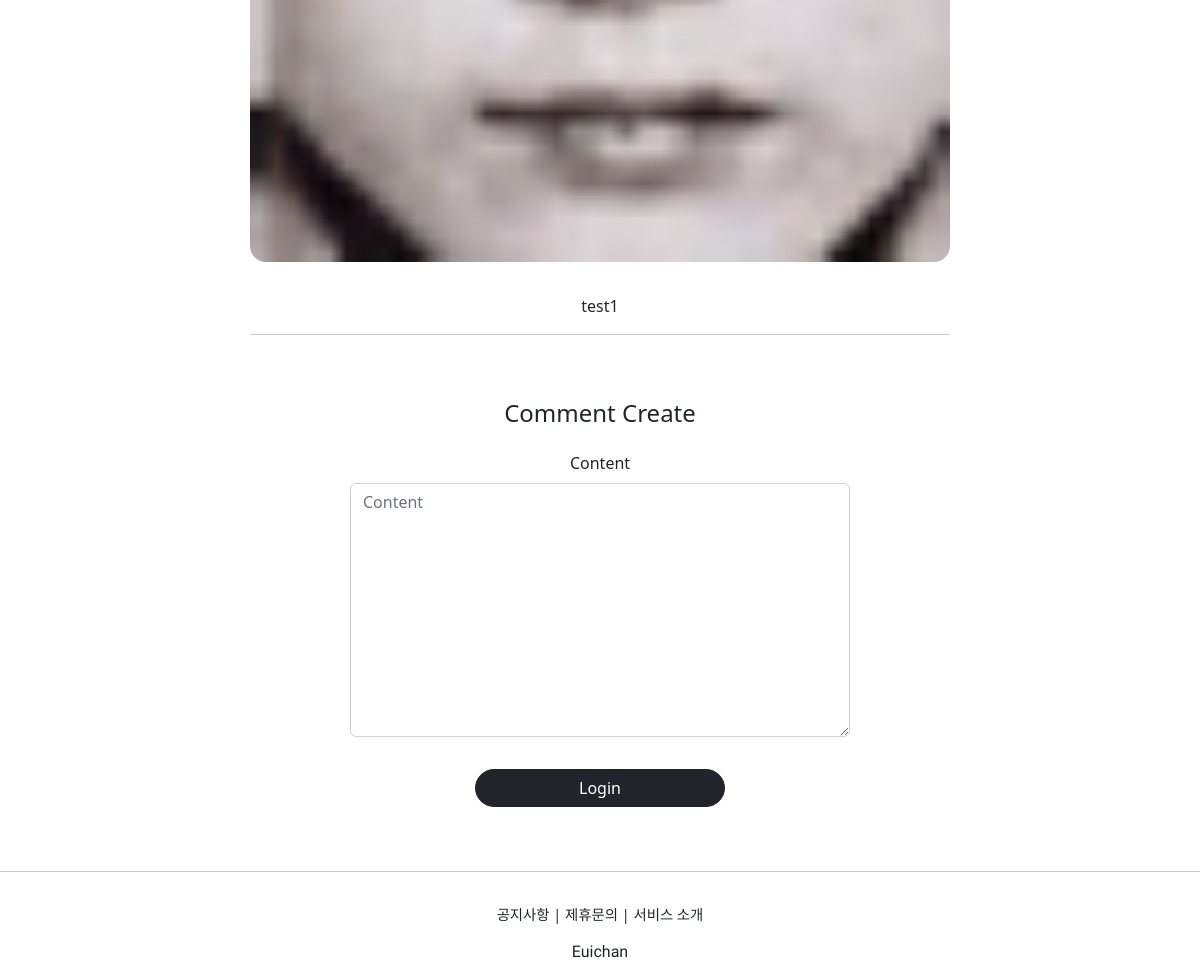
Page /articles/detail/6/ (lower part) on the earlier database version.
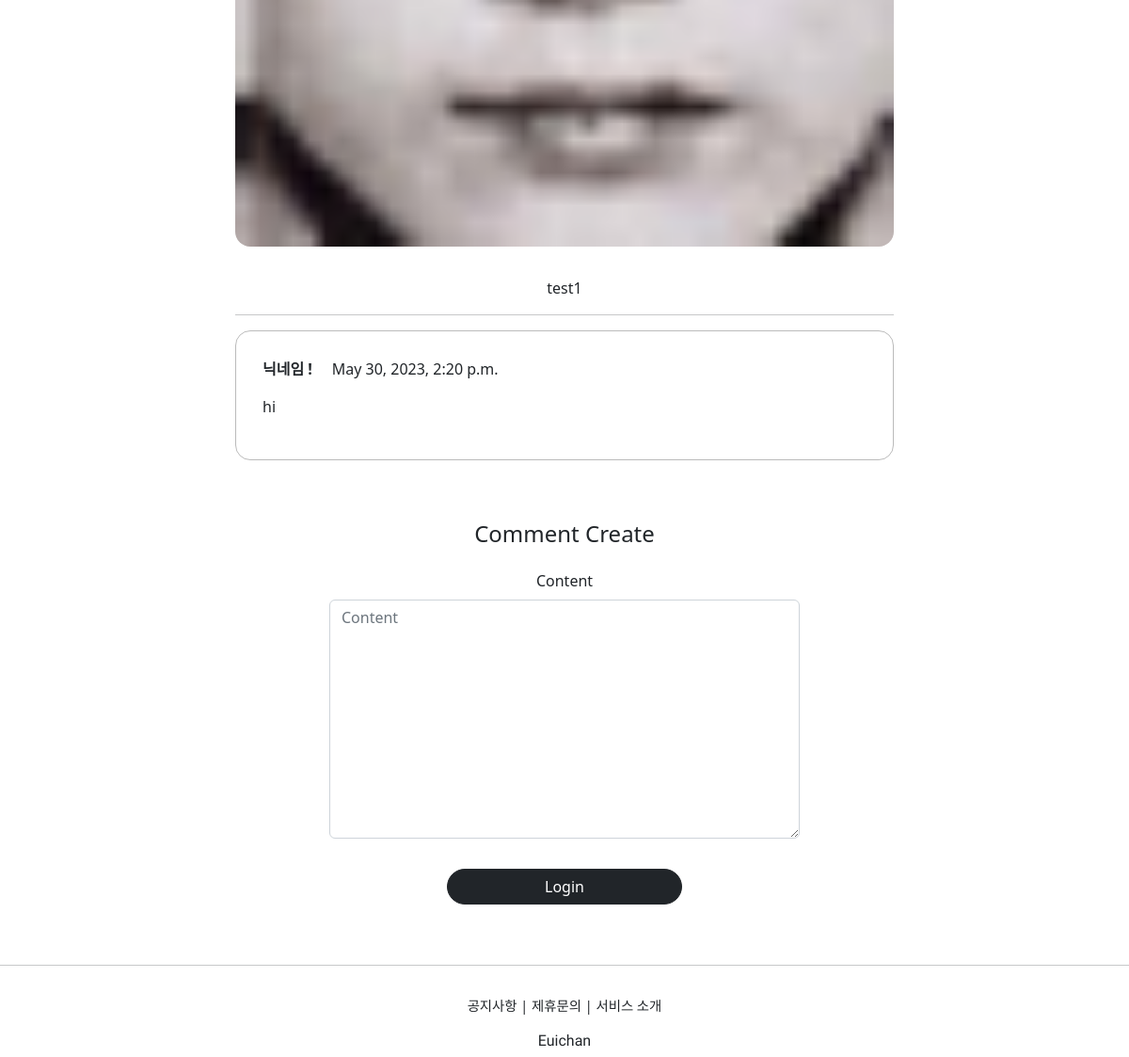
Same page on the later database version.
### commentapp/models.py (models this page shows)
class Comment(models.Model):
    article = models.ForeignKey(Article, on_delete=models.SET_NULL, null=True,related_name="comment")
    writer = models.ForeignKey(User, on_delete=models.SET_NULL, null=True, related_name="comment")
    content = models.TextField(null=False)
    created_at = models.DateTimeField(auto_now=True)

### profileapp/models.py (models this page shows)
class Profile(models.Model):
    user = models.OneToOneField(User, on_delete=models.CASCADE, related_name='profile')
    image = models.ImageField(upload_to='profile/', null=True)
    nickname = models.CharField(max_length=20, unique=True, null=True)
    message = models.CharField(max_length=100, null=True)

### articleapp/views.py (the view)
# urls.py: path('detail/<int:pk>/', ArticleDetailView.as_view(),name='detail'),
class ArticleDetailView(DetailView, FormMixin):
    model = Article
    form_class = CommentCreationForm
    context_object_name = 'target_article'
    template_name = 'articleapp/detail.html'

### commentapp/forms.py
class CommentCreationForm(ModelForm):
    class Meta:
        model = Comment
        fields = ['content']

### articleapp/templates/articleapp/detail.html (shortened to what this page needs)
{% extends 'base.html' %}
{% block content %}
  <div>
    <div style="text-align: center; max-width: 700px; margin: 4rem auto;">
      <img style="width: 100%; border-radius: 1rem; margin: 2rem 0; "
              src="{{ target_article.image.url }}" alt="">
      <p>
        {{ target_article.content }}
      </p>
      <hr>
      {% for comment in target_article.comment.all %}
        {% include 'commentapp/detail.html' with comment=comment %}
      {% endfor %}
      {% include 'commentapp/create.html' with article=target_article %}
    </div>
  </div>
{% endblock %}

### commentapp/templates/commentapp/detail.html (shortened to what this page needs)
<div style="border :1px solid; text-align: left; padding: 4%; margin: 1rem 0;
 border-radius: 1rem; border-color: #bbb;">
  <div>
    <strong>
        {{ comment.writer.profile.nickname }}
    </strong>
    {{ comment.created_at }}
  </div>
  <div style="margin: 1rem 0;">
      {{ comment.content }}
  </div>
</div>

Differences in the rows shown:
added Comment: writer.profile.nickname "닉네임 !", created_at "May 30, 2023, 2:20 p.m.", content "hi"
